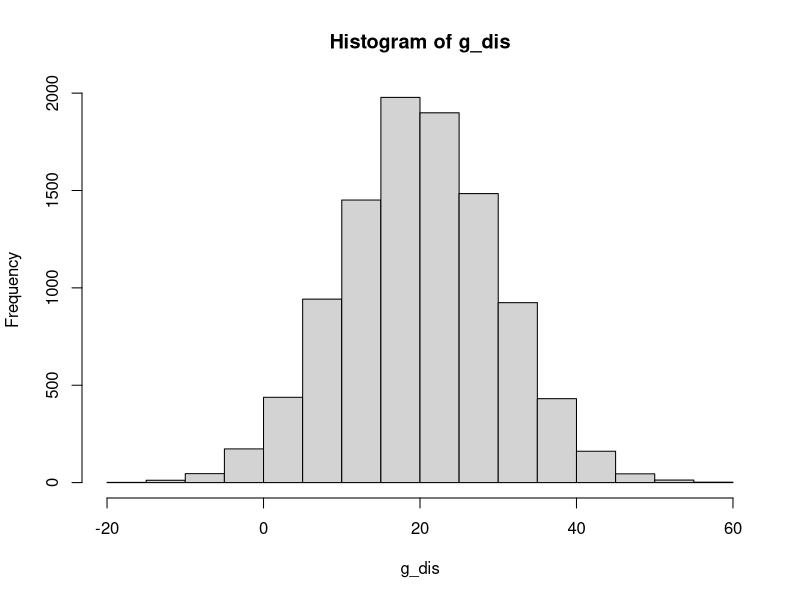
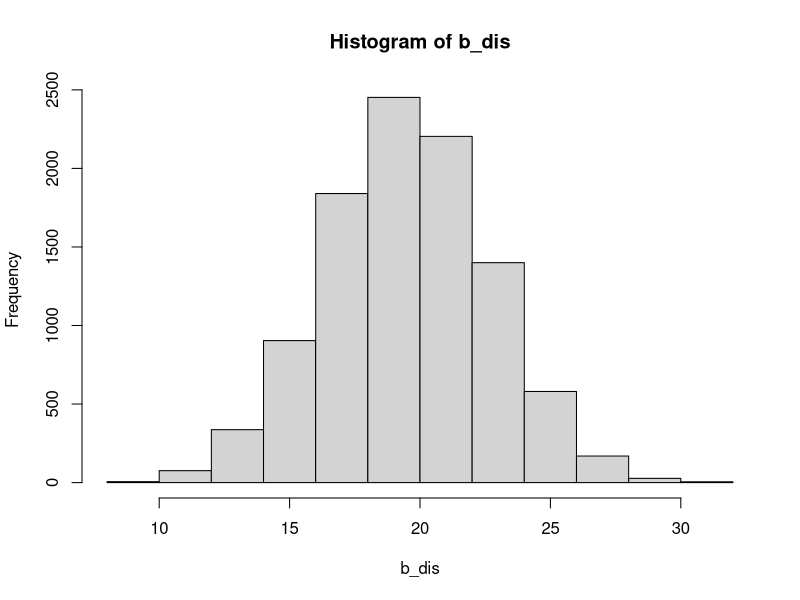
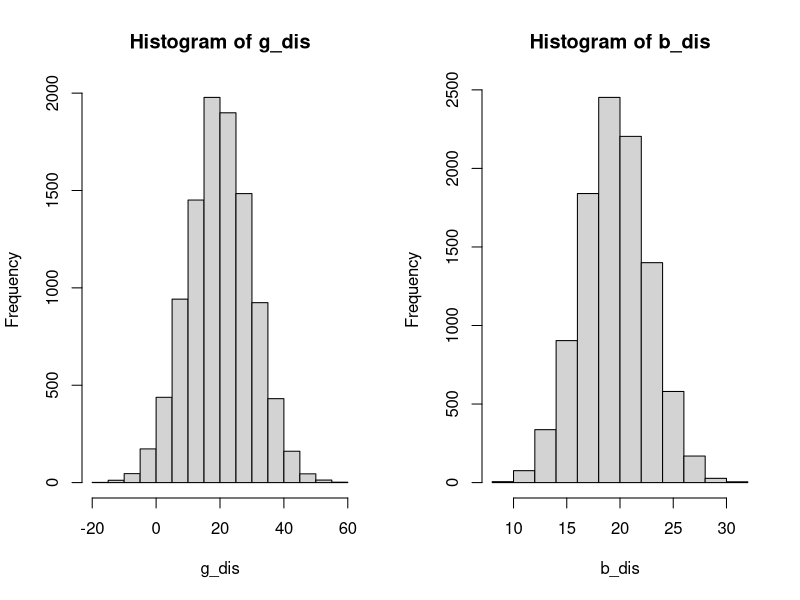

These charts were generated, in order, by the following R code:
## ---- chunk 1
set.seed(123)
g_dis1 <- rnorm(10000) #use the rnorm function to generate a Gaussian distribution
g_dis <- g_dis1  * 10 + 20 #change the standard deviation and mean
mean(g_dis)
sd(g_dis)
hist(g_dis) #plot the histogram
## ---- chunk 2
set.seed(123)
n <- 40 #setting n=40
p <- 0.5 #setting p=0.5
size <- 10000 #to generate 10000 numbers

b_dis <- rep(0, size) #make an empty numeric to store the result

for(i in 1:size){
  b_dis[i] <- sum(runif(n) < p) #generate 40 random numbers from uniform distribution and if the resulting number is smaller than 0.5, defined as success, then sum up the number of success to become the result of binomial distribution
}

hist(b_dis) #plot the histogram
## ---- chunk 3
par(mfrow = c(1, 2)) #change the default to compare two plots at the same time
hist(g_dis)
hist(b_dis)
## ---- chunk 4
candi <- function(m){ #name the function "candi" with a argument "m" represent the number of students
  if (!exists("used", envir = .GlobalEnv)) { #if the numeric "used" is not exist, then initialize. ".GlobalEnv" make sure "used" will stay in the environment all time, and prevent it disappear after execute this function
    assign("used", numeric(0), envir = .GlobalEnv) #else assign "used" as a empty numeric to stored the number which has been chosen
  }  
  available <- setdiff(1:m, used) #use "setdiff" to select the number in 1:m but not in "used" and define them as "available"
  
  x <- runif(length(available)) #use the length of "available" to generate a uniform distribution
  candidate <- available[order(x)][1:2] #order them so the results are integer and take the first two as candidate
  
  assign("used", c(used, candidate), envir = .GlobalEnv) #assign "used" again but add those candidate into "used" 
  
  return(candidate) #return the result
}
## ---- chunk 5
set.seed(123)
print(candi(30))
print(candi(30))
print(candi(30))
print(candi(30))
print(candi(30))
print(candi(30))
print(candi(30))
print(candi(30))
print(candi(30))
print(candi(30))
print(candi(30))
print(candi(30))
print(candi(30))
print(candi(30))
print(candi(30))
